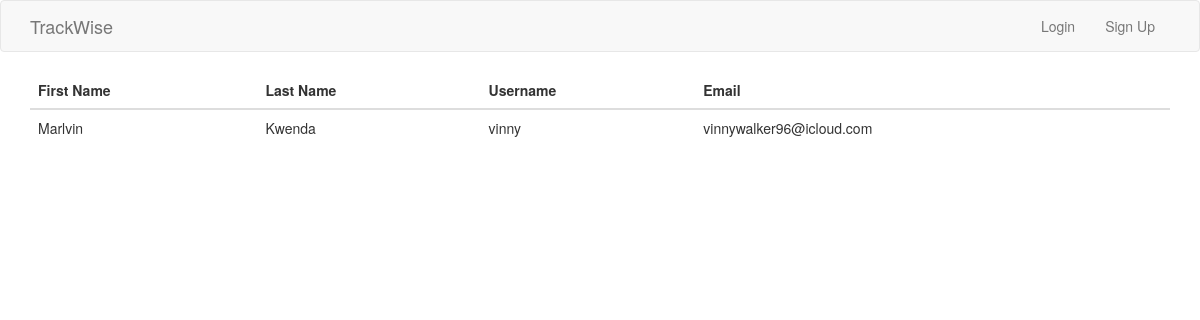
/users, run on an earlier commit of the app's database.
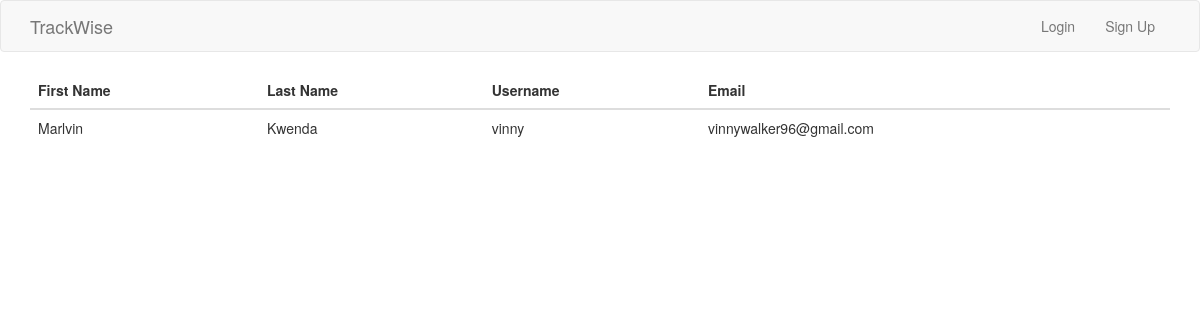
And on a later commit of the database.
### app/models.py (models this page shows, shortened)
class User(UserMixin, db.Model):
    __tablename__ = "user"
    id = db.Column(db.Integer, primary_key=True)
    first_name = db.Column(db.String(64), index=True)
    last_name = db.Column(db.String(64), index=True)
    username = db.Column(db.String(64), index=True, unique=True)
    email = db.Column(db.String(120), index=True, unique=True)
    password_hash = db.Column(db.String(128))

### app/main/routes.py (the view)
@bp.route('/users')
def users():
    users = User.query.all()
    return render_template('users.html', title="users", users=users)

### app/templates/users.html
{% extends "base.html" %}
{% block content %}
<div class="container">
    <table class="table">
      <thead>
        <tr>
          <th scope="col">First Name</th>
          <th scope="col">Last Name</th>
          <th scope="col">Username</th>
          <th scope="col">Email</th>
        </tr>
      </thead>
      <tbody>
        {% for user in users %}
        <tr>
          <td>{{ user.first_name}}</td>
          <td>{{ user.last_name }}</td>
          <td>{{ user.username}}</td>
          <td>{{ user.email }}</td>
        </tr>
        {% endfor %}
      </tbody>
    </table>
  </div>
{%  endblock%}

What changed in the data, as far as the page shows it:
changed User "Marlvin": email "vinnywalker96@icloud.com" → "vinnywalker96@gmail.com"
